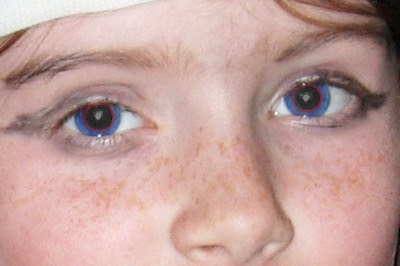
#> input picture projekt2d/input1-edited.jpg, 400 x 266 px
$ python red-eyes-remover.py input1-edited.jpg
#> lines starting #> are read from the running program, lines starting #| are printed output that depends on the picture
import cv2
import numpy as np
import sys
import os

def detect_eyes(_image):
    classifier = cv2.CascadeClassifier(cv2.data.haarcascades + "haarcascade_eye.xml")
    return classifier.detectMultiScale(_image, scaleFactor=1.3, minNeighbors=4, minSize=(100, 100))

def fill_holes(binary_mask):
    flood_filled_mask = binary_mask.copy()
    _height, _width = flood_filled_mask.shape[:2]
    temporary_mask = np.zeros((_height + 2, _width + 2), np.uint8)
    cv2.floodFill(flood_filled_mask, temporary_mask, (0, 0), 255)
    inv_flood_filled_mask = cv2.bitwise_not(flood_filled_mask)
    return inv_flood_filled_mask | binary_mask

def create_mask(_r, _bg):
    _mask = (_r > 150) & (_r > _bg)
    _mask = _mask.astype(np.uint8) * 255
    _mask = fill_holes(_mask)
    _mask = cv2.dilate(_mask, None, anchor=(-1, -1), iterations=3, borderType=1, borderValue=1)
    return _mask.astype(bool)[:, :, np.newaxis]

def new_eyes_color():
    _color = blue_green / 2
    return np.uint8(_color[:, :, np.newaxis])


if(len(sys.argv) < 2):
    print('Nie podano ścieżki do obrazu,\nużycie: python red-eyes-remover.py <ścieżka_do_obrazu>')
    sys.exit(-1)

input_path = sys.argv[1]
if not os.path.isfile(input_path):
    print(f"Plik '{input_path}' nie istnieje.")
    sys.exit(1)

image = cv2.imread(input_path, cv2.IMREAD_COLOR)
#> image is the input picture: shape (266, 400, 3); mean B, G, R 154.5, 160.2, 194.8
if image is None:
    print(f"Błąd podczas ładowania pliku: '{input_path}'")
    sys.exit(1)

imageOutput = image.copy()

eyes = detect_eyes(image)
#> eyes = [[242, 25, 139, 139], [26, 51, 132, 132]]

for (x, y, width, height) in eyes:
    eye = image[y: y + height, x: x + width]
    eyeOutput = eye.copy()

    blue = eye[:, :, 0]
    green = eye[:, :, 1]
    red = eye[:, :, 2]

    blue_green = cv2.add(blue, green)
    mask = create_mask(red, blue_green)
    color = new_eyes_color()

    np.copyto(eyeOutput, color, where=mask)
    imageOutput[y: y + height, x: x + width, :] = eyeOutput
#> this loop made 2 passes
#> pass 1, `eye = image[y: y + height, x: x + width]`:
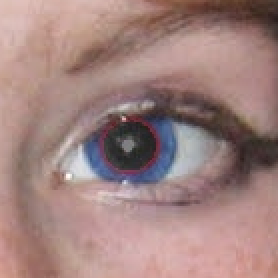
#> eye: shape (139, 139, 3) (shown 2 times larger); mean B, G, R 127.3, 130.7, 160.9
#> pass 1, `blue = eye[:, :, 0]`:
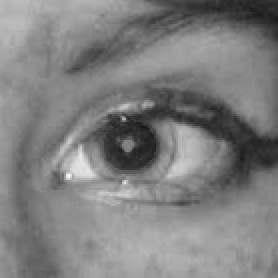
#> blue: shape (139, 139) (shown 2 times larger); min 23, max 250, mean 127.3
#> pass 1, `green = eye[:, :, 1]`:
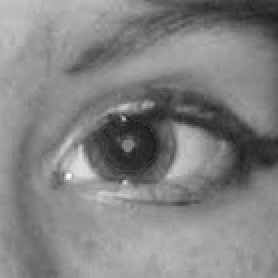
#> green: shape (139, 139) (shown 2 times larger); min 24, max 253, mean 130.7
#> pass 1, `red = eye[:, :, 2]`:
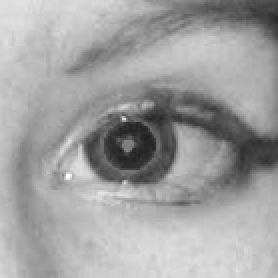
#> red: shape (139, 139) (shown 2 times larger); min 31, max 255, mean 160.9
#> after the loop:
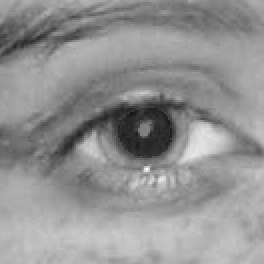
#> blue: shape (132, 132) (shown 2 times larger); min 22, max 255, mean 146.4
#> after the loop:
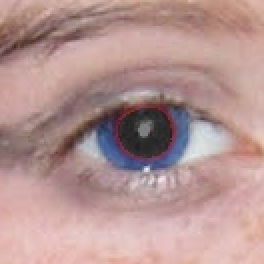
#> eyeOutput: shape (132, 132, 3) (shown 2 times larger); mean B, G, R 146.4, 148.5, 180.6
#> after the loop:
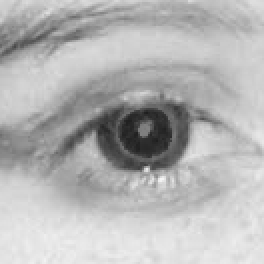
#> red: shape (132, 132) (shown 2 times larger); min 30, max 246, mean 180.6


base_name, ext = os.path.splitext(os.path.basename(input_path))
output_path = os.path.join(os.path.dirname(input_path), f"{base_name}-edited{ext}")
cv2.imwrite(output_path, imageOutput)
print(f"Wynik zapisano do pliku: '{output_path}'")

$ run again, on projekt2d/input2.jpg
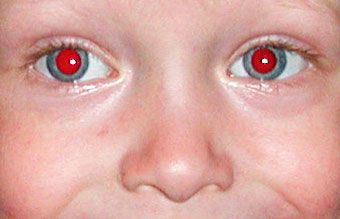
#> input picture projekt2d/input2.jpg, 340 x 219 px
#> image is the input picture: shape (219, 340, 3); mean B, G, R 159.8, 167.1, 217.3
#> eyes = [[11, 6, 125, 125], [200, 4, 125, 125]]
#> the loop `for (x, y, width, height) in eyes:` made 2 passes
#> after the loop `for (x, y, width, height) in eyes:`:
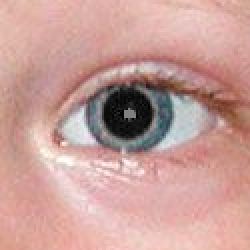
#> eyeOutput: shape (125, 125, 3) (shown 2 times larger); mean B, G, R 153, 158.8, 200.6
#> after the loop `for (x, y, width, height) in eyes:`:
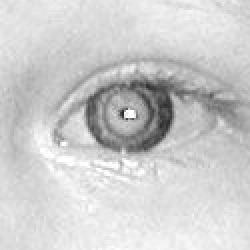
#> red: shape (125, 125) (shown 2 times larger); min 36, max 255, mean 205

$ run again, on projekt2d/input4.jpg
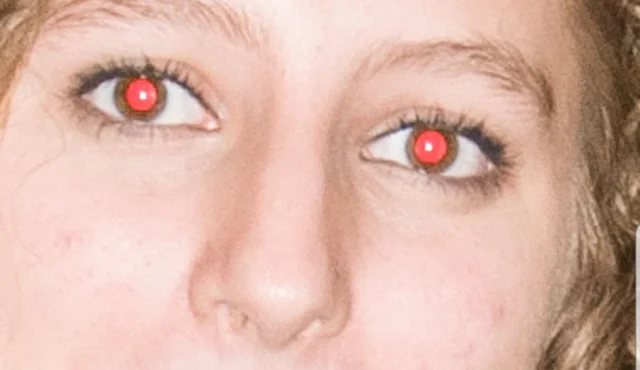
#> input picture projekt2d/input4.jpg, 640 x 370 px
#> image is the input picture: shape (370, 640, 3); mean B, G, R 168.1, 182, 219.5
#> eyes = [[51, 19, 153, 153], [344, 54, 187, 187]]
#> the loop `for (x, y, width, height) in eyes:` made 2 passes
#> after the loop `for (x, y, width, height) in eyes:`:
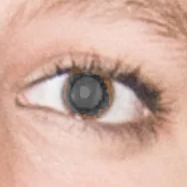
#> eyeOutput: shape (187, 187, 3); mean B, G, R 161.4, 174.8, 210.6
#> after the loop `for (x, y, width, height) in eyes:`:
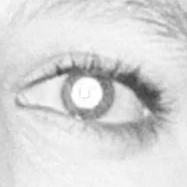
#> red: shape (187, 187); min 67, max 255, mean 215.5
